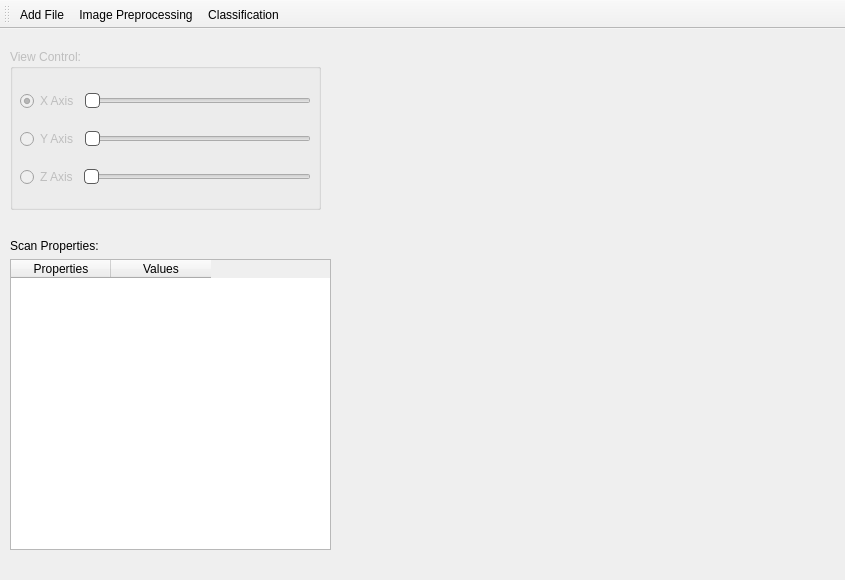
<?xml version="1.0" encoding="UTF-8"?>
<ui version="4.0">
 <class>MainWindow</class>
 <widget class="QMainWindow" name="MainWindow">
  <property name="windowModality">
   <enum>Qt::NonModal</enum>
  </property>
  <property name="geometry">
   <rect>
    <x>0</x>
    <y>0</y>
    <width>845</width>
    <height>580</height>
   </rect>
  </property>
  <property name="sizePolicy">
   <sizepolicy hsizetype="Fixed" vsizetype="Fixed">
    <horstretch>0</horstretch>
    <verstretch>0</verstretch>
   </sizepolicy>
  </property>
  <property name="minimumSize">
   <size>
    <width>845</width>
    <height>580</height>
   </size>
  </property>
  <property name="maximumSize">
   <size>
    <width>845</width>
    <height>580</height>
   </size>
  </property>
  <property name="windowTitle">
   <string>Alzheimer Disease classification Tool</string>
  </property>
  <widget class="QWidget" name="centralwidget">
   <widget class="QGroupBox" name="view_control">
    <property name="enabled">
     <bool>false</bool>
    </property>
    <property name="geometry">
     <rect>
      <x>10</x>
      <y>20</y>
      <width>311</width>
      <height>161</height>
     </rect>
    </property>
    <property name="styleSheet">
     <string notr="true">
QSlider::handle:horizontal {
    background-color: white;
    border: 1px solid #5c5c5c;
    border-radius: 4px;
    height: 8px;
    width: 8px;
    }</string>
    </property>
    <property name="title">
     <string>View Control:</string>
    </property>
    <widget class="QWidget" name="layoutWidget">
     <property name="geometry">
      <rect>
       <x>10</x>
       <y>30</y>
       <width>291</width>
       <height>121</height>
      </rect>
     </property>
     <layout class="QVBoxLayout" name="verticalLayout">
      <item>
       <layout class="QHBoxLayout" name="xaxis">
        <item>
         <widget class="QRadioButton" name="x_radio_Button">
          <property name="text">
           <string>X Axis</string>
          </property>
          <property name="checked">
           <bool>true</bool>
          </property>
         </widget>
        </item>
        <item>
         <widget class="QSlider" name="x_horizontal_Slider">
          <property name="orientation">
           <enum>Qt::Horizontal</enum>
          </property>
          <property name="tickPosition">
           <enum>QSlider::NoTicks</enum>
          </property>
         </widget>
        </item>
       </layout>
      </item>
      <item>
       <layout class="QHBoxLayout" name="yaxis">
        <item>
         <widget class="QRadioButton" name="y_radio_Button">
          <property name="text">
           <string>Y Axis</string>
          </property>
         </widget>
        </item>
        <item>
         <widget class="QSlider" name="y_horizontal_Slider">
          <property name="styleSheet">
           <string notr="true"/>
          </property>
          <property name="orientation">
           <enum>Qt::Horizontal</enum>
          </property>
         </widget>
        </item>
       </layout>
      </item>
      <item>
       <layout class="QHBoxLayout" name="zaxis">
        <item>
         <widget class="QRadioButton" name="z_radio_Button">
          <property name="text">
           <string>Z Axis</string>
          </property>
         </widget>
        </item>
        <item>
         <widget class="QSlider" name="z_horizontal_Slider">
          <property name="orientation">
           <enum>Qt::Horizontal</enum>
          </property>
         </widget>
        </item>
       </layout>
      </item>
     </layout>
    </widget>
   </widget>
   <widget class="QFrame" name="canvas_frame">
    <property name="enabled">
     <bool>true</bool>
    </property>
    <property name="geometry">
     <rect>
      <x>340</x>
      <y>20</y>
      <width>500</width>
      <height>500</height>
     </rect>
    </property>
    <property name="sizePolicy">
     <sizepolicy hsizetype="Fixed" vsizetype="Fixed">
      <horstretch>0</horstretch>
      <verstretch>0</verstretch>
     </sizepolicy>
    </property>
    <property name="maximumSize">
     <size>
      <width>500</width>
      <height>500</height>
     </size>
    </property>
   </widget>
   <widget class="QWidget" name="layoutWidget">
    <property name="geometry">
     <rect>
      <x>10</x>
      <y>210</y>
      <width>321</width>
      <height>311</height>
     </rect>
    </property>
    <layout class="QVBoxLayout" name="verticalLayout_2">
     <item>
      <widget class="QLabel" name="label_2">
       <property name="text">
        <string>Scan Properties:</string>
       </property>
      </widget>
     </item>
     <item>
      <widget class="QTableWidget" name="tableWidget">
       <column>
        <property name="text">
         <string>Properties</string>
        </property>
       </column>
       <column>
        <property name="text">
         <string>Values</string>
        </property>
       </column>
      </widget>
     </item>
    </layout>
   </widget>
  </widget>
  <widget class="QToolBar" name="toolBar">
   <property name="sizePolicy">
    <sizepolicy hsizetype="Fixed" vsizetype="Fixed">
     <horstretch>0</horstretch>
     <verstretch>0</verstretch>
    </sizepolicy>
   </property>
   <property name="windowTitle">
    <string>toolBar</string>
   </property>
   <property name="autoFillBackground">
    <bool>false</bool>
   </property>
   <property name="allowedAreas">
    <set>Qt::TopToolBarArea</set>
   </property>
   <property name="toolButtonStyle">
    <enum>Qt::ToolButtonTextBesideIcon</enum>
   </property>
   <attribute name="toolBarArea">
    <enum>TopToolBarArea</enum>
   </attribute>
   <attribute name="toolBarBreak">
    <bool>false</bool>
   </attribute>
   <addaction name="actionAdd_File"/>
   <addaction name="actionImage_Preprocessing"/>
   <addaction name="actionClassification"/>
  </widget>
  <action name="actionAdd_File">
   <property name="icon">
    <iconset resource="app_icon.qrc">
     <normaloff>:/icon/icon/folder.png</normaloff>:/icon/icon/folder.png</iconset>
   </property>
   <property name="text">
    <string>Add File</string>
   </property>
   <property name="toolTip">
    <string>Add file</string>
   </property>
  </action>
  <action name="actionImage_Preprocessing">
   <property name="icon">
    <iconset resource="app_icon.qrc">
     <normaloff>:/icon/icon/processing.png</normaloff>:/icon/icon/processing.png</iconset>
   </property>
   <property name="text">
    <string>Image Preprocessing</string>
   </property>
   <property name="toolTip">
    <string>Image Preprocessing</string>
   </property>
  </action>
  <action name="actionClassification">
   <property name="icon">
    <iconset resource="app_icon.qrc">
     <normaloff>:/icon/icon/classification.png</normaloff>:/icon/icon/classification.png</iconset>
   </property>
   <property name="text">
    <string>Classification</string>
   </property>
   <property name="toolTip">
    <string>Classification</string>
   </property>
  </action>
 </widget>
 <resources>
  <include location="app_icon.qrc"/>
 </resources>
 <connections/>
</ui>
